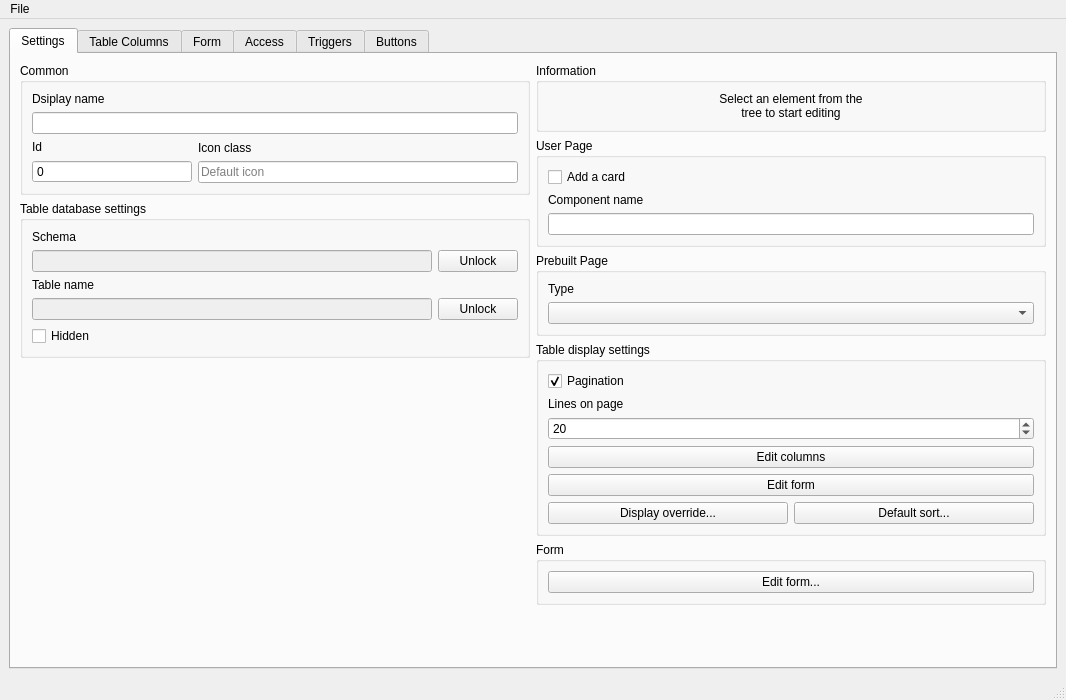
<?xml version="1.0" encoding="UTF-8"?>
<ui version="4.0">
 <class>HierarchyEditor</class>
 <widget class="QMainWindow" name="HierarchyEditor">
  <property name="geometry">
   <rect>
    <x>0</x>
    <y>0</y>
    <width>1066</width>
    <height>700</height>
   </rect>
  </property>
  <property name="windowTitle">
   <string>Hierarchy Editor</string>
  </property>
  <widget class="QWidget" name="centralwidget">
   <layout class="QHBoxLayout" name="horizontalLayout" stretch="0">
    <item>
     <widget class="QTabWidget" name="main_tab_widget">
      <property name="currentIndex">
       <number>0</number>
      </property>
      <widget class="QWidget" name="tab_settings">
       <attribute name="title">
        <string>Settings</string>
       </attribute>
       <layout class="QHBoxLayout" name="horizontalLayout_4" stretch="1,1">
        <item>
         <layout class="QVBoxLayout" name="verticalLayout_10">
          <item>
           <widget class="QGroupBox" name="common_group_box">
            <property name="title">
             <string>Common</string>
            </property>
            <layout class="QVBoxLayout" name="verticalLayout_3">
             <item>
              <widget class="QLabel" name="label_3">
               <property name="text">
                <string>Dsiplay name</string>
               </property>
              </widget>
             </item>
             <item>
              <widget class="QLineEdit" name="display_name_edit"/>
             </item>
             <item>
              <layout class="QHBoxLayout" name="horizontalLayout_2" stretch="1,2">
               <item>
                <layout class="QVBoxLayout" name="verticalLayout">
                 <item>
                  <widget class="QLabel" name="label">
                   <property name="text">
                    <string>Id</string>
                   </property>
                  </widget>
                 </item>
                 <item>
                  <widget class="QSpinBox" name="id_spin_box">
                   <property name="enabled">
                    <bool>true</bool>
                   </property>
                   <property name="readOnly">
                    <bool>true</bool>
                   </property>
                   <property name="buttonSymbols">
                    <enum>QAbstractSpinBox::NoButtons</enum>
                   </property>
                  </widget>
                 </item>
                </layout>
               </item>
               <item>
                <layout class="QVBoxLayout" name="verticalLayout_2">
                 <item>
                  <widget class="QLabel" name="label_2">
                   <property name="text">
                    <string>Icon class</string>
                   </property>
                  </widget>
                 </item>
                 <item>
                  <widget class="QLineEdit" name="icon_edit">
                   <property name="placeholderText">
                    <string>Default icon</string>
                   </property>
                  </widget>
                 </item>
                </layout>
               </item>
              </layout>
             </item>
            </layout>
           </widget>
          </item>
          <item>
           <widget class="QGroupBox" name="table_db_box">
            <property name="title">
             <string>Table database settings</string>
            </property>
            <layout class="QVBoxLayout" name="verticalLayout_6">
             <item>
              <widget class="QLabel" name="label_7">
               <property name="text">
                <string>Schema</string>
               </property>
              </widget>
             </item>
             <item>
              <layout class="QHBoxLayout" name="horizontalLayout_6">
               <item>
                <widget class="QLineEdit" name="schema_edit">
                 <property name="enabled">
                  <bool>false</bool>
                 </property>
                </widget>
               </item>
               <item>
                <widget class="QPushButton" name="unlock_schema_button">
                 <property name="toolTip">
                  <string>This property shouldn't be edited unless it is absolutely necessary</string>
                 </property>
                 <property name="text">
                  <string>Unlock</string>
                 </property>
                </widget>
               </item>
              </layout>
             </item>
             <item>
              <widget class="QLabel" name="label_8">
               <property name="text">
                <string>Table name</string>
               </property>
              </widget>
             </item>
             <item>
              <layout class="QHBoxLayout" name="horizontalLayout_7">
               <item>
                <widget class="QLineEdit" name="tablename_edit">
                 <property name="enabled">
                  <bool>false</bool>
                 </property>
                </widget>
               </item>
               <item>
                <widget class="QPushButton" name="unlock_tablename_button">
                 <property name="toolTip">
                  <string>This property shouldn't be edited unless it is absolutely necessary</string>
                 </property>
                 <property name="text">
                  <string>Unlock</string>
                 </property>
                </widget>
               </item>
              </layout>
             </item>
             <item>
              <widget class="QCheckBox" name="hidden_checkbox">
               <property name="text">
                <string>Hidden</string>
               </property>
              </widget>
             </item>
            </layout>
           </widget>
          </item>
          <item>
           <spacer name="verticalSpacer_2">
            <property name="orientation">
             <enum>Qt::Vertical</enum>
            </property>
            <property name="sizeHint" stdset="0">
             <size>
              <width>20</width>
              <height>40</height>
             </size>
            </property>
           </spacer>
          </item>
         </layout>
        </item>
        <item>
         <layout class="QVBoxLayout" name="verticalLayout_8">
          <item>
           <widget class="QGroupBox" name="nothing_box">
            <property name="title">
             <string>Information</string>
            </property>
            <layout class="QVBoxLayout" name="verticalLayout_11">
             <item>
              <widget class="QLabel" name="label_9">
               <property name="text">
                <string>&lt;html&gt;&lt;head/&gt;&lt;body&gt;&lt;p align=&quot;center&quot;&gt;Select an element from the&lt;br/&gt;tree to start editing&lt;/p&gt;&lt;/body&gt;&lt;/html&gt;</string>
               </property>
              </widget>
             </item>
            </layout>
           </widget>
          </item>
          <item>
           <widget class="QGroupBox" name="page_group_box">
            <property name="enabled">
             <bool>true</bool>
            </property>
            <property name="title">
             <string>User Page</string>
            </property>
            <layout class="QVBoxLayout" name="verticalLayout_4">
             <item>
              <widget class="QCheckBox" name="add_card_checkbox">
               <property name="text">
                <string>Add a card</string>
               </property>
              </widget>
             </item>
             <item>
              <widget class="QLabel" name="label_4">
               <property name="text">
                <string>Component name</string>
               </property>
              </widget>
             </item>
             <item>
              <widget class="QLineEdit" name="page_name_edit"/>
             </item>
            </layout>
           </widget>
          </item>
          <item>
           <widget class="QGroupBox" name="prebuilt_page_box">
            <property name="title">
             <string>Prebuilt Page</string>
            </property>
            <layout class="QVBoxLayout" name="verticalLayout_5">
             <item>
              <widget class="QLabel" name="label_5">
               <property name="text">
                <string>Type</string>
               </property>
              </widget>
             </item>
             <item>
              <widget class="QComboBox" name="page_type_combobox"/>
             </item>
            </layout>
           </widget>
          </item>
          <item>
           <widget class="QGroupBox" name="table_display_box">
            <property name="title">
             <string>Table display settings</string>
            </property>
            <layout class="QVBoxLayout" name="verticalLayout_7">
             <item>
              <widget class="QCheckBox" name="pagination_checkbox">
               <property name="text">
                <string>Pagination</string>
               </property>
               <property name="checked">
                <bool>true</bool>
               </property>
              </widget>
             </item>
             <item>
              <widget class="QLabel" name="label_6">
               <property name="text">
                <string>Lines on page</string>
               </property>
              </widget>
             </item>
             <item>
              <widget class="QSpinBox" name="lines_on_page_spinbox">
               <property name="minimum">
                <number>1</number>
               </property>
               <property name="maximum">
                <number>1000</number>
               </property>
               <property name="value">
                <number>20</number>
               </property>
              </widget>
             </item>
             <item>
              <widget class="QPushButton" name="columns_button">
               <property name="text">
                <string>Edit columns</string>
               </property>
              </widget>
             </item>
             <item>
              <widget class="QPushButton" name="edit_table_form_button">
               <property name="text">
                <string>Edit form</string>
               </property>
              </widget>
             </item>
             <item>
              <layout class="QHBoxLayout" name="horizontalLayout_3">
               <item>
                <widget class="QPushButton" name="display_button">
                 <property name="text">
                  <string>Display override...</string>
                 </property>
                </widget>
               </item>
               <item>
                <widget class="QPushButton" name="default_sort_button">
                 <property name="text">
                  <string>Default sort...</string>
                 </property>
                </widget>
               </item>
              </layout>
             </item>
            </layout>
           </widget>
          </item>
          <item>
           <widget class="QGroupBox" name="form_box">
            <property name="title">
             <string>Form</string>
            </property>
            <layout class="QVBoxLayout" name="verticalLayout_9">
             <item>
              <widget class="QPushButton" name="edit_form_button">
               <property name="text">
                <string>Edit form...</string>
               </property>
              </widget>
             </item>
            </layout>
           </widget>
          </item>
          <item>
           <spacer name="verticalSpacer">
            <property name="orientation">
             <enum>Qt::Vertical</enum>
            </property>
            <property name="sizeHint" stdset="0">
             <size>
              <width>20</width>
              <height>40</height>
             </size>
            </property>
           </spacer>
          </item>
         </layout>
        </item>
       </layout>
      </widget>
      <widget class="QWidget" name="tab_columns">
       <property name="enabled">
        <bool>true</bool>
       </property>
       <attribute name="title">
        <string>Table Columns</string>
       </attribute>
       <layout class="QVBoxLayout" name="verticalLayout_13">
        <item>
         <layout class="QVBoxLayout" name="table_columns_layout"/>
        </item>
       </layout>
      </widget>
      <widget class="QWidget" name="tab_form">
       <attribute name="title">
        <string>Form</string>
       </attribute>
      </widget>
      <widget class="QWidget" name="tab_access">
       <attribute name="title">
        <string>Access</string>
       </attribute>
       <layout class="QVBoxLayout" name="verticalLayout_12">
        <item>
         <layout class="QHBoxLayout" name="horizontalLayout_5">
          <item>
           <widget class="QCheckBox" name="inherit_check_box">
            <property name="text">
             <string>Inherit rights</string>
            </property>
           </widget>
          </item>
          <item>
           <spacer name="horizontalSpacer">
            <property name="orientation">
             <enum>Qt::Horizontal</enum>
            </property>
            <property name="sizeHint" stdset="0">
             <size>
              <width>40</width>
              <height>20</height>
             </size>
            </property>
           </spacer>
          </item>
          <item>
           <widget class="QPushButton" name="add_access_button">
            <property name="text">
             <string>Add</string>
            </property>
           </widget>
          </item>
         </layout>
        </item>
        <item>
         <layout class="QHBoxLayout" name="access_layout"/>
        </item>
       </layout>
      </widget>
      <widget class="QWidget" name="tab_scripts">
       <attribute name="title">
        <string>Triggers</string>
       </attribute>
      </widget>
      <widget class="QWidget" name="tab_buttons">
       <attribute name="title">
        <string>Buttons</string>
       </attribute>
      </widget>
     </widget>
    </item>
   </layout>
  </widget>
  <widget class="QMenuBar" name="menubar">
   <property name="geometry">
    <rect>
     <x>0</x>
     <y>0</y>
     <width>1066</width>
     <height>21</height>
    </rect>
   </property>
   <widget class="QMenu" name="menuFile">
    <property name="title">
     <string>File</string>
    </property>
    <addaction name="action_open"/>
    <addaction name="action_save"/>
    <addaction name="action_save_as"/>
    <addaction name="separator"/>
    <addaction name="action_exit"/>
   </widget>
   <addaction name="menuFile"/>
  </widget>
  <widget class="QStatusBar" name="statusbar"/>
  <action name="action_open">
   <property name="text">
    <string>Open</string>
   </property>
  </action>
  <action name="action_save">
   <property name="icon">
    <iconset resource="../../../resources/icons.qrc">
     <normaloff>:/icons/save.png</normaloff>:/icons/save.png</iconset>
   </property>
   <property name="text">
    <string>Save</string>
   </property>
  </action>
  <action name="action_exit">
   <property name="text">
    <string>Exit</string>
   </property>
  </action>
  <action name="action_save_as">
   <property name="icon">
    <iconset resource="../../../resources/icons.qrc">
     <normaloff>:/icons/save_as.png</normaloff>:/icons/save_as.png</iconset>
   </property>
   <property name="text">
    <string>Save as...</string>
   </property>
  </action>
 </widget>
 <resources>
  <include location="../../../resources/icons.qrc"/>
 </resources>
 <connections>
  <connection>
   <sender>pagination_checkbox</sender>
   <signal>toggled(bool)</signal>
   <receiver>lines_on_page_spinbox</receiver>
   <slot>setEnabled(bool)</slot>
   <hints>
    <hint type="sourcelabel">
     <x>416</x>
     <y>338</y>
    </hint>
    <hint type="destinationlabel">
     <x>431</x>
     <y>390</y>
    </hint>
   </hints>
  </connection>
 </connections>
</ui>
